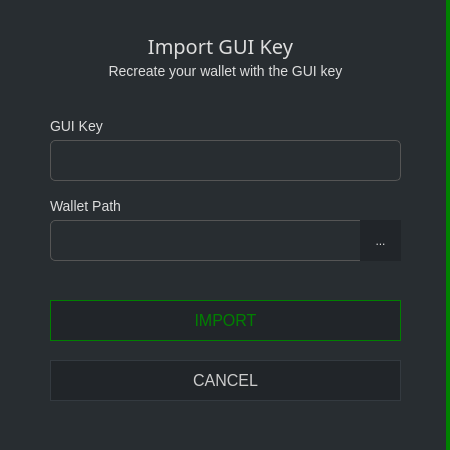
<?xml version="1.0" encoding="UTF-8"?>
<ui version="4.0">
 <class>ImportGUIKeyDialog</class>
 <widget class="QDialog" name="ImportGUIKeyDialog">
  <property name="geometry">
   <rect>
    <x>0</x>
    <y>0</y>
    <width>450</width>
    <height>450</height>
   </rect>
  </property>
  <property name="windowTitle">
   <string>Import GUI key</string>
  </property>
  <property name="styleSheet">
   <string notr="true">border: 0px;</string>
  </property>
  <layout class="QVBoxLayout" name="verticalLayout">
   <property name="leftMargin">
    <number>0</number>
   </property>
   <property name="topMargin">
    <number>0</number>
   </property>
   <property name="rightMargin">
    <number>0</number>
   </property>
   <property name="bottomMargin">
    <number>0</number>
   </property>
   <item>
    <widget class="QGroupBox" name="groupBox">
     <property name="maximumSize">
      <size>
       <width>450</width>
       <height>450</height>
      </size>
     </property>
     <property name="styleSheet">
      <string notr="true">background-color: #282d31; border-right: 4px solid green;</string>
     </property>
     <property name="title">
      <string/>
     </property>
     <widget class="QLabel" name="label_3">
      <property name="geometry">
       <rect>
        <x>60</x>
        <y>30</y>
        <width>321</width>
        <height>31</height>
       </rect>
      </property>
      <property name="font">
       <font>
        <family>Poppins</family>
        <pointsize>15</pointsize>
       </font>
      </property>
      <property name="styleSheet">
       <string notr="true">color: #ddd; border-right: 0px;</string>
      </property>
      <property name="text">
       <string>Import GUI Key</string>
      </property>
      <property name="alignment">
       <set>Qt::AlignCenter</set>
      </property>
     </widget>
     <widget class="QLabel" name="label">
      <property name="geometry">
       <rect>
        <x>50</x>
        <y>110</y>
        <width>351</width>
        <height>31</height>
       </rect>
      </property>
      <property name="font">
       <font>
        <pointsize>-1</pointsize>
       </font>
      </property>
      <property name="styleSheet">
       <string notr="true">color: #ddd;border-right: 0px;font-size: 14px;</string>
      </property>
      <property name="text">
       <string>GUI Key</string>
      </property>
     </widget>
     <widget class="QLineEdit" name="m_keyEdit">
      <property name="geometry">
       <rect>
        <x>50</x>
        <y>140</y>
        <width>351</width>
        <height>41</height>
       </rect>
      </property>
      <property name="minimumSize">
       <size>
        <width>0</width>
        <height>31</height>
       </size>
      </property>
      <property name="font">
       <font>
        <family>Poppins</family>
        <pointsize>-1</pointsize>
       </font>
      </property>
      <property name="styleSheet">
       <string notr="true">padding: 3px; border: 1px solid #555; border-radius: 5px; font-family: 'Poppins'; font-size: 14px; color: #aaa;</string>
      </property>
     </widget>
     <widget class="QLabel" name="label_2">
      <property name="geometry">
       <rect>
        <x>50</x>
        <y>190</y>
        <width>341</width>
        <height>31</height>
       </rect>
      </property>
      <property name="font">
       <font>
        <pointsize>-1</pointsize>
       </font>
      </property>
      <property name="styleSheet">
       <string notr="true">color: #ddd;border-right: 0px;font-size: 14px;</string>
      </property>
      <property name="text">
       <string>Wallet Path</string>
      </property>
     </widget>
     <widget class="QLineEdit" name="m_pathEdit">
      <property name="geometry">
       <rect>
        <x>50</x>
        <y>220</y>
        <width>351</width>
        <height>41</height>
       </rect>
      </property>
      <property name="minimumSize">
       <size>
        <width>0</width>
        <height>31</height>
       </size>
      </property>
      <property name="font">
       <font>
        <family>Poppins</family>
        <pointsize>-1</pointsize>
       </font>
      </property>
      <property name="styleSheet">
       <string notr="true">padding: 3px; border: 1px solid #555; border-radius: 5px; font-family: 'Poppins'; font-size: 14px; color: #aaa;</string>
      </property>
     </widget>
     <widget class="QToolButton" name="m_selectPathButton">
      <property name="geometry">
       <rect>
        <x>360</x>
        <y>220</y>
        <width>41</width>
        <height>41</height>
       </rect>
      </property>
      <property name="styleSheet">
       <string notr="true">background-color: #212529;
border-right: 0px;
color: #ddd;
padding: 5px;
</string>
      </property>
      <property name="text">
       <string>...</string>
      </property>
     </widget>
     <widget class="QPushButton" name="m_okButton">
      <property name="geometry">
       <rect>
        <x>50</x>
        <y>300</y>
        <width>351</width>
        <height>41</height>
       </rect>
      </property>
      <property name="minimumSize">
       <size>
        <width>131</width>
        <height>31</height>
       </size>
      </property>
      <property name="font">
       <font>
        <pointsize>-1</pointsize>
       </font>
      </property>
      <property name="styleSheet">
       <string notr="true">QPushButton#m_okButton {color: green; background-color: #212529; border: 1px solid green; font-size: 16px;}

QPushButton#m_okButton:hover {color: green; background-color: #212529; border: 2px solid green; font-size: 16px;}</string>
      </property>
      <property name="text">
       <string>IMPORT</string>
      </property>
     </widget>
     <widget class="QPushButton" name="m_cancelButton">
      <property name="geometry">
       <rect>
        <x>50</x>
        <y>360</y>
        <width>351</width>
        <height>41</height>
       </rect>
      </property>
      <property name="minimumSize">
       <size>
        <width>131</width>
        <height>31</height>
       </size>
      </property>
      <property name="font">
       <font>
        <pointsize>-1</pointsize>
       </font>
      </property>
      <property name="styleSheet">
       <string notr="true">QPushButton#m_cancelButton {color: #ccc; border: 1px solid #343a40; font-size: 16px; background-color: #212529;}

QPushButton#m_cancelButton:hover {color: #ddd; border: 2px solid #444; font-size: 16px; background-color: #212529;}</string>
      </property>
      <property name="text">
       <string>CANCEL</string>
      </property>
     </widget>
     <widget class="QLabel" name="label_4">
      <property name="geometry">
       <rect>
        <x>50</x>
        <y>60</y>
        <width>351</width>
        <height>21</height>
       </rect>
      </property>
      <property name="font">
       <font>
        <pointsize>-1</pointsize>
       </font>
      </property>
      <property name="styleSheet">
       <string notr="true">color: #ddd;border-right: 0px;font-size: 14px;</string>
      </property>
      <property name="text">
       <string>Recreate your wallet with the GUI key</string>
      </property>
      <property name="alignment">
       <set>Qt::AlignCenter</set>
      </property>
     </widget>
    </widget>
   </item>
  </layout>
 </widget>
 <resources/>
 <connections>
  <connection>
   <sender>m_okButton</sender>
   <signal>clicked()</signal>
   <receiver>ImportGUIKeyDialog</receiver>
   <slot>accept()</slot>
   <hints>
    <hint type="sourcelabel">
     <x>594</x>
     <y>102</y>
    </hint>
    <hint type="destinationlabel">
     <x>323</x>
     <y>65</y>
    </hint>
   </hints>
  </connection>
  <connection>
   <sender>m_cancelButton</sender>
   <signal>clicked()</signal>
   <receiver>ImportGUIKeyDialog</receiver>
   <slot>reject()</slot>
   <hints>
    <hint type="sourcelabel">
     <x>511</x>
     <y>102</y>
    </hint>
    <hint type="destinationlabel">
     <x>323</x>
     <y>65</y>
    </hint>
   </hints>
  </connection>
  <connection>
   <sender>m_selectPathButton</sender>
   <signal>clicked()</signal>
   <receiver>ImportGUIKeyDialog</receiver>
   <slot>selectPathClicked()</slot>
   <hints>
    <hint type="sourcelabel">
     <x>620</x>
     <y>54</y>
    </hint>
    <hint type="destinationlabel">
     <x>323</x>
     <y>65</y>
    </hint>
   </hints>
  </connection>
 </connections>
 <slots>
  <slot>selectPathClicked()</slot>
 </slots>
</ui>
